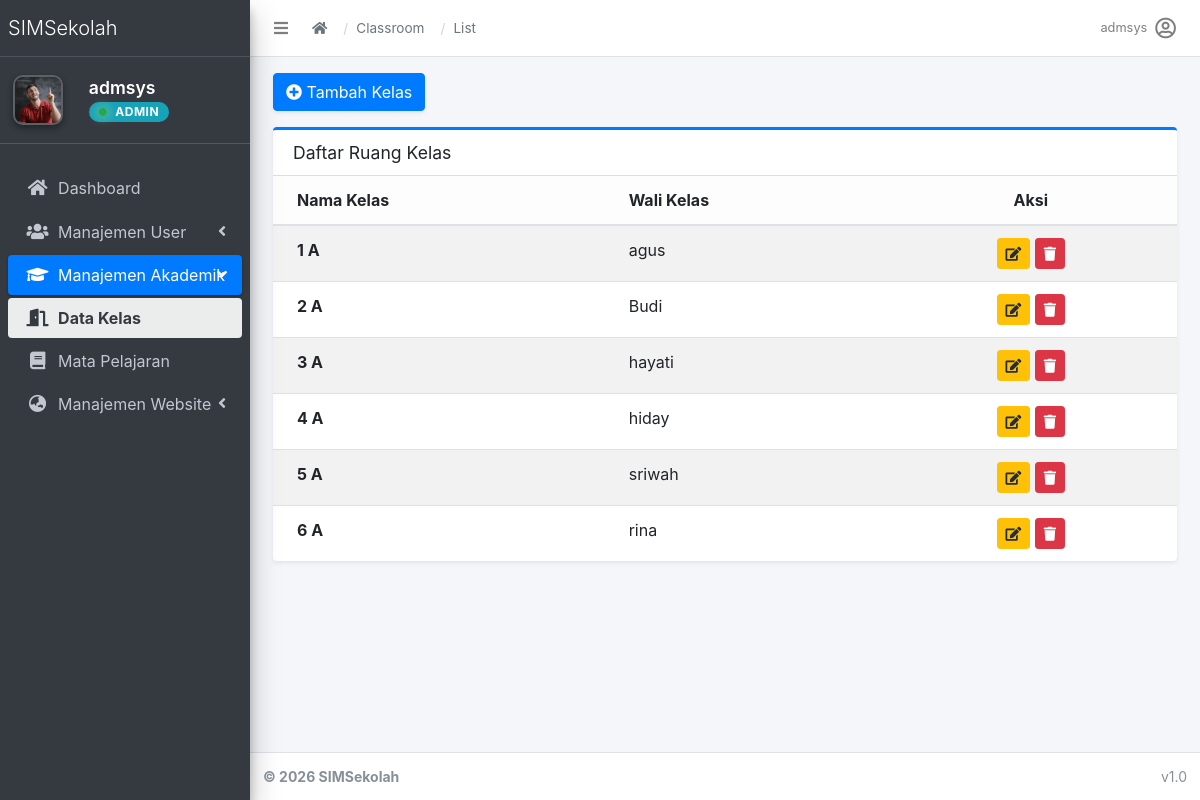
/academics/classrooms/ (signed in), run on the app's committed database.
### apps/accounts/models.py (models this page shows, shortened)
class User(AbstractUser):
    role = models.CharField(
        max_length=20,
        choices=(
            ('admin', 'Admin'),
            ('operator', 'Operator'),
            ('teacher', 'Teacher'),
            ('student', 'Student'),
        ),
        default='student'
    )

class UserProfile(models.Model):
    GENDER_CHOICES = (
        ('L', 'Laki-laki'),
        ('P', 'Perempuan'),
    )
    user = models.OneToOneField(User, on_delete=models.CASCADE)
    nama_lengkap = models.CharField(max_length=150, blank=True)
    nik = models.CharField(max_length=16, blank=True)
    jenis_kelamin = models.CharField(max_length=1, choices=GENDER_CHOICES, blank=True)
    tempat_lahir = models.CharField(max_length=100, blank=True)
    tanggal_lahir = models.DateField(null=True, blank=True)
    nama_ibu_kandung = models.CharField(max_length=150, blank=True)
    nama_sekolah = models.CharField(max_length=200, blank=True)
    npsn = models.CharField(max_length=20, blank=True)
    alamat_sekolah = models.TextField(blank=True)
    email_unit_kerja = models.EmailField(blank=True)
    alamat_rumah = models.TextField(blank=True)
    no_hp = models.CharField(max_length=20, blank=True)
    email_pribadi = models.EmailField(blank=True)
    pendidikan_terakhir = models.CharField(max_length=100, blank=True)
    jurusan = models.CharField(max_length=100, blank=True)
    gelar = models.CharField(max_length=50, blank=True)

### apps/academics/models.py (models this page shows, shortened)
class Classroom(models.Model):
    nama = models.CharField(max_length=50) # Contoh: 1A
    wali_kelas = models.OneToOneField(User, on_delete=models.SET_NULL, null=True, limit_choices_to={'role': 'teacher'})

### apps/academics/views/classroom.py (the view)
# urls.py: path('classrooms/', classroom.ClassroomListView.as_view(), name='classroom_list'),
class ClassroomListView(RoleRequiredMixin, ListView):
    model = Classroom
    template_name = 'dashboard/academics/classroom/classroom_list.html'
    context_object_name = 'classrooms'

### apps/accounts/mixins.py (called while the page is built)
    def dispatch(self, request, *args, **kwargs):
        if not request.user.is_authenticated:
            return self.handle_no_permission()
        user = request.user
        if user.is_superuser:
            return super().dispatch(request, *args, **kwargs)
        if user.role in self.allowed_roles:
            return super().dispatch(request, *args, **kwargs)
        return redirect('dashboard')

### apps/accounts/templatetags/account_tags.py (called while the page is built)
@register.inclusion_tag('accounts/partials/user_info.html', takes_context=True)
def user_profile_info(context):
    request = context['request']
    user = request.user
    return {
        'profile': user.userprofile if user.is_authenticated else None,
        'user': user
    }

### apps/core/context_processors.py (called while the page is built)
def theme(request):
    return {
        "THEME": settings.THEME
    }

def breadcrumbs(request):
    breadcrumbs = []
    if request.resolver_match:
        url_name = request.resolver_match.url_name
        if url_name:
            parts = url_name.split("_")
            for part in parts:
                breadcrumbs.append({
                    "name": part.capitalize(),
                    "url": ""
                })
    return {
        "breadcrumbs": breadcrumbs
    }

### templates/dashboard/academics/classroom/classroom_list.html (shortened to what this page needs)
{% extends "admin/base.html" %}
{% block content %}
<div class="container-fluid">
    <div class="mb-3">
        <a href="{% url 'academics:classroom_create' %}" class="btn btn-primary shadow-sm">
            <i class="fas fa-plus-circle me-1"></i> Tambah Kelas
        </a>
    </div>
    <div class="card card-outline card-primary shadow-sm">
        <div class="card-header">
            <h3 class="card-title">Daftar Ruang Kelas</h3>
        </div>
        <div class="card-body p-0">
            <table class="table table-hover table-striped mb-0">
                <thead class="table-light">
                    <tr>
                        <th>Nama Kelas</th>
                        <th>Wali Kelas</th>
                        <th class="text-center">Aksi</th>
                    </tr>
                </thead>
                <tbody>
                    {% for room in classrooms %}
                    <tr>
                        <td><strong>{{ room.nama }}</strong></td>
                        <td>{{ room.wali_kelas.get_full_name|default:room.wali_kelas.username }}</td>
                        <td class="text-center">
                            <a href="{% url 'academics:classroom_edit' room.pk %}" class="btn btn-sm btn-warning">
                                <i class="fas fa-edit"></i>
                            </a>
                            <a href="{% url 'academics:classroom_delete' room.pk %}" class="btn btn-sm btn-danger">
                                <i class="fas fa-trash"></i>
                            </a>
                        </td>
                    </tr>
                    {% empty %}
                    <tr>
                        <td colspan="3" class="text-center text-muted py-4">Belum ada data kelas.</td>
                    </tr>
                    {% endfor %}
                </tbody>
            </table>
        </div>
    </div>
</div>
{% endblock %}

### templates/admin/partials/navbar.html (shortened to what this page needs)
<nav class="main-header navbar navbar-expand navbar-white navbar-light">
  <ul class="navbar-nav">
    <li class="nav-item">
      <a class="nav-link" data-widget="pushmenu" href="#" role="button">
        <i class="fas fa-bars"></i>
      </a>
    </li>
  </ul>
  <nav aria-label="breadcrumb" class="d-none d-md-flex align-items-center ml-2">
    <ol class="breadcrumb">
      <li class="breadcrumb-item">
        <a href="{% url 'dashboard' %}"><i class="fas fa-home"></i></a>
      </li>
      {% for crumb in breadcrumbs %}
        {% if crumb.url %}
          <li class="breadcrumb-item">
            <a href="{{ crumb.url }}">{{ crumb.name }}</a>
          </li>
        {% else %}
          <li class="breadcrumb-item active" aria-current="page">
            {{ crumb.name }}
          </li>
        {% endif %}
      {% endfor %}
    </ol>
  </nav>
  <ul class="navbar-nav ml-auto">
    <li class="nav-item dropdown">
      <a class="nav-link d-flex align-items-center" data-toggle="dropdown" href="#">
        <span class="mr-2 d-none d-lg-inline text-gray-600 small">{{ user.username }}</span>
        <i class="far fa-user-circle fa-lg"></i>
      </a>
    </li>
  </ul>
</nav>

### apps/accounts/templates/accounts/partials/user_info.html
{% load static %}
{% if user.is_authenticated %}
    <div class="user-panel mt-3 pb-3 mb-3 d-flex align-items-center">
        <div class="image">
            <img src="{% if user.role == 'teacher' and user.userprofile.teacher_detail.foto %}{{ user.userprofile.teacher_detail.foto.url }}{% elif user.role == 'student' and user.userprofile.student_detail.foto %}{{ user.userprofile.student_detail.foto.url }}{% else %}{% static 'img/gurulaki.jpg' %}{% endif %}"
                 class="elevation-2"
                 alt="User Image"
                 style="width: 50px; height: 50px; object-fit: cover; border-radius: 10px; border: 2px solid rgba(255,255,255,0.2);">
        </div>
        <div class="info ml-3">
            <a href="{% url 'accounts:profile' %}" class="d-block"
               style="font-size: 1.1rem; font-weight: 600; line-height: 1.1; color: #fff;">
                {{ user.userprofile.nama_lengkap|default:user.username }}
            </a>
            <span class="badge badge-info mt-1 d-inline-flex align-items-center"
                  style="font-size: 12px; padding: 4px 10px; letter-spacing: 0.5px; border-radius: 50px;">
                <i class="fas fa-circle mr-2" style="font-size: 8px; color: #28a745; text-shadow: 0 0 8px #28a745, 0 0 12px #ffffff;"></i>
                {{ user.role|upper }}
            </span>
        </div>
    </div>
{% endif %}

### templates/admin/base.html (style rules this page uses)
.main-header .breadcrumb { background-color: transparent !important; margin-bottom: 0 !important; padding: 0 !important; display: flex !important; align-items: center !important; height: 100%; }
.main-header .breadcrumb-item { display: flex; align-items: center; font-size: 0.85rem; }
.main-header .breadcrumb-item + .breadcrumb-item::before { content: "/" !important; padding-left: 0.5rem; padding-right: 0.5rem; color: #ced4da !important; }
.main-header .breadcrumb-item a { color: #6c757d; transition: color 0.2s; }

### data on the page
User: username "admsys", userprofile.nama_lengkap "admsys", role "ADMIN"
Classroom: nama "1 A", wali_kelas.get_full_name "agus"
Classroom: nama "2 A", wali_kelas.get_full_name "Budi"
Classroom: nama "3 A", wali_kelas.get_full_name "hayati"
Classroom: nama "4 A", wali_kelas.get_full_name "hiday"
Classroom: nama "5 A", wali_kelas.get_full_name "sriwah"
Classroom: nama "6 A", wali_kelas.get_full_name "rina"

### other printed values
{{ crumb.name }} "Classroom" "List"
